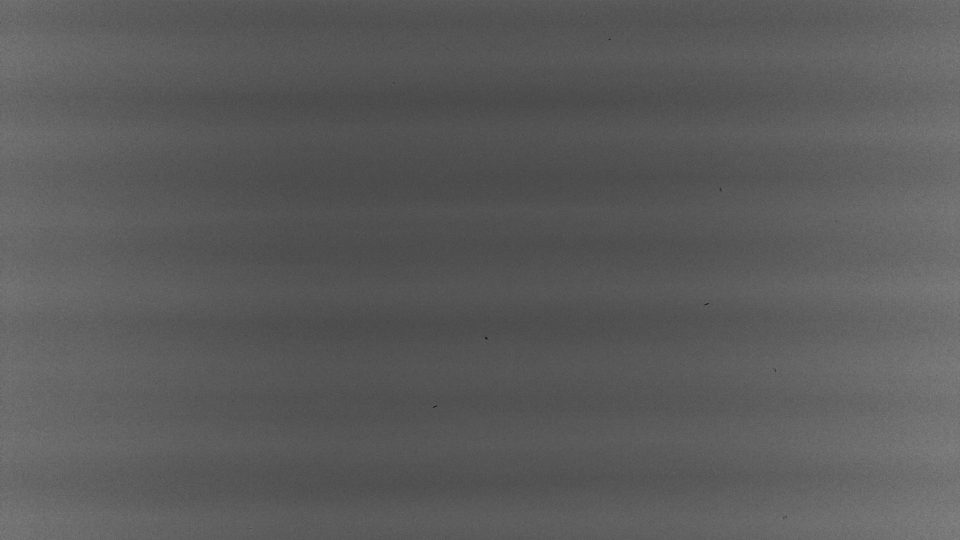
#> input picture bernat/from_camera/test07/1.png, 1920 x 1080 px, given in place of h.png, which was not available (shown at 1/2 size); the run also reads 3 pictures not shown here
$ jupyter execute --allow-errors test07.ipynb   (older library calls are emulated)   (text cells are left out)
#> lines starting #> are read from the running program, lines starting #| are printed output that depends on the picture; pictures that were not available may be replaced by others from this repository, and a replacement may not be noted
[cell 1]
import matplotlib.pyplot as plt
import matplotlib.image as mpimg
import numpy as np
import math
from skimage import draw
from scipy import signal
from PIL import Image

[cell 2]
global_factor = 4

def image_open(name):
#> called with name = 'h'
    location='from_camera/test07/'+name+'.png'
    image_im = Image.open(location)
#> image_im is the input picture: PIL image 1920x1080 RGBA; mean R, G, B, A 92.6, 91.7, 92.6, 255
    realsize=image_im.size
#> realsize = (1920, 1080)
    newsize=tuple(int(ti/global_factor) for ti in realsize)
#> newsize = (480, 270)
    image_im=image_im.resize(newsize,Image.ANTIALIAS)
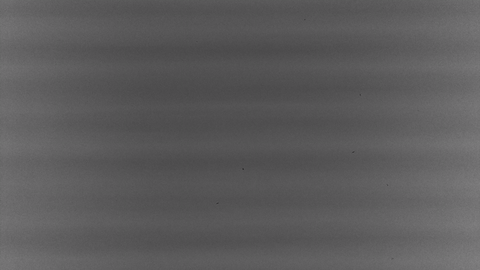
#> image_im: PIL image 480x270 RGBA; mean R, G, B, A 92.6, 91.6, 92.6, 255
    image_im = np.array(image_im,dtype=float)
#> image_im: shape (270, 480, 4) float64
    image_im = image_im[:, :, 0]
#> image_im: shape (270, 480) float64
    return image_im

[cell 3]
h = image_open('h')
h -= h.mean()
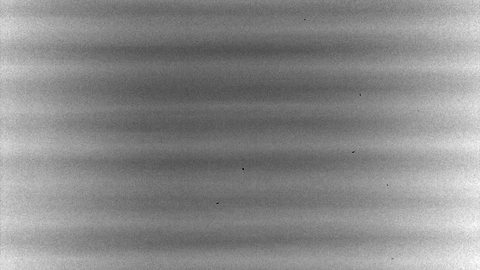
#> h: shape (270, 480) float64; min -41.59, max 35.41, mean 0; drawn with min black and max white
plt.figure(figsize=(20,20))
plt.imshow(h,cmap='gray')
plt.savefig('resultats/test07/h.png', bbox_inches='tight')
plt.show()

plt.figure(figsize=(20,20))
plt.imshow(signal.fftconvolve(h,np.flip(h),mode='same'),cmap='gray')
plt.savefig('resultats/test07/h_auto.png', bbox_inches='tight')
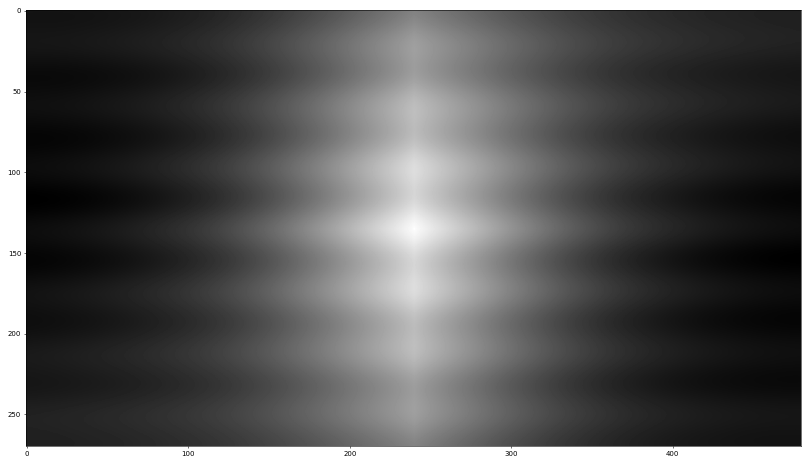
#> figure drawn by matplotlib, 1 panel
plt.show()

[cell 4]
blackscreen=image_open('black')

def estimation(name):
#> called with name = '1'
    imag=image_open(name)
    imag_hat=signal.fftconvolve(imag-blackscreen,np.flip(h),mode='same')
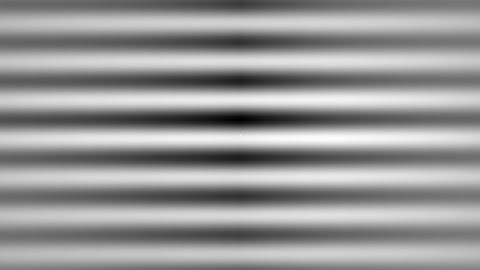
#> imag_hat: shape (270, 480) float64; min -1271239.9, max 988874, mean 62542.4; drawn with min black and max white
    # plt.imshow(imag_hat,cmap='gray')
    # plt.title(name)
    # plt.show()
    return imag_hat

[cell 5]
# [6 lines of commented-out code are left out]

[cell 6]
fig = plt.figure(figsize=(25,25))
fig.add_subplot(3, 2, 2)
plt.imshow(estimation('1'),cmap='gray')
plt.title('1')
fig.add_subplot(3, 2, 4)
plt.imshow(estimation('3'),cmap='gray')
#> call 2 of estimation, with name = '3'
#> in estimation (call 2), `imag_hat=signal.fftconvolve(imag-blackscreen,np.flip(h),mode='same')`:
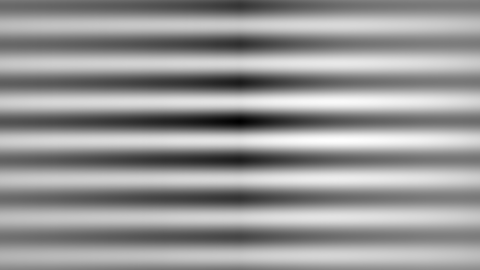
#> imag_hat: shape (270, 480) float64; min -1012374.7, max 797189.1, mean 59535.6; drawn with min black and max white
plt.title('3')
fig.add_subplot(3, 2, 6)
plt.imshow(estimation('5'),cmap='gray')
#> call 3 of estimation, with name = '5'
#> in estimation (call 3), `imag_hat=signal.fftconvolve(imag-blackscreen,np.flip(h),mode='same')`:
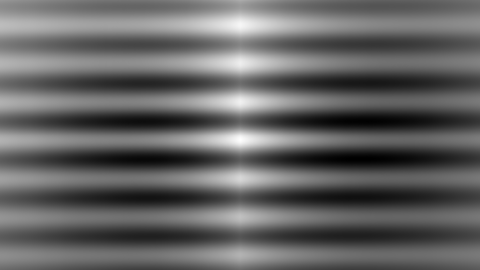
#> imag_hat: shape (270, 480) float64; min -1017196.5, max 857343.9, mean -282076.4; drawn with min black and max white
plt.title('5')
fig.add_subplot(3, 2, 5)
plt.imshow(estimation('7'),cmap='gray')
#> in estimation (call 4), `imag_hat=signal.fftconvolve(imag-blackscreen,np.flip(h),mode='same')`: imag_hat: shape (270, 480) float64; every value is 0
